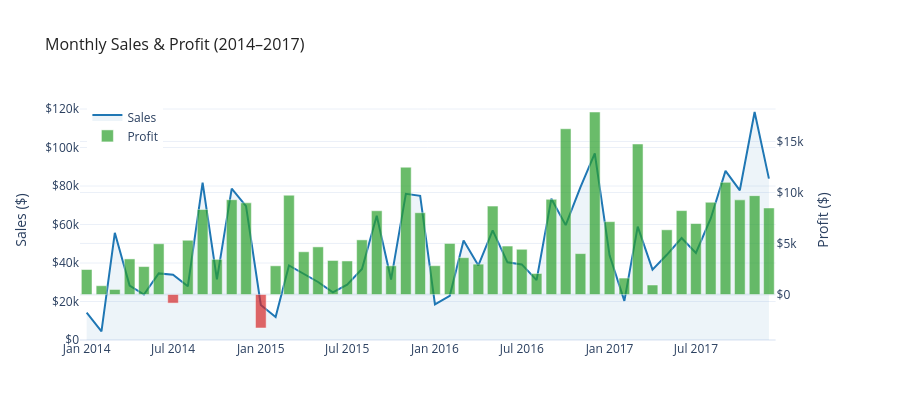

Notebook source saved alongside this figure:
### Markdown cell above
## 2. Monthly Sales & Profit Dual-Axis Chart

### Code cell
monthly = (
    df.groupby('YearMonth')[['Sales', 'Profit']]
    .sum()
    .reset_index()
)
monthly['YearMonth'] = monthly['YearMonth'].dt.to_timestamp()

fig = make_subplots(specs=[[{'secondary_y': True}]])

fig.add_trace(
    go.Scatter(
        x=monthly['YearMonth'], y=monthly['Sales'],
        name='Sales', line=dict(color=BLUE, width=2),
        fill='tozeroy', fillcolor='rgba(31,119,180,0.08)'
    ),
    secondary_y=False
)

fig.add_trace(
    go.Bar(
        x=monthly['YearMonth'], y=monthly['Profit'],
        name='Profit',
        marker_color=[GREEN if v >= 0 else RED for v in monthly['Profit']],
        opacity=0.7
    ),
    secondary_y=True
)

fig.update_layout(
    title=dict(text='Monthly Sales & Profit (2014–2017)', font=FONT_TITLE),
    template=TEMPLATE,
    hovermode='x unified',
    legend=dict(x=0.01, y=0.99),
    height=420
)
fig.update_yaxes(title_text='Sales ($)', tickprefix='$', secondary_y=False)
fig.update_yaxes(title_text='Profit ($)', tickprefix='$', secondary_y=True)
fig.show()
